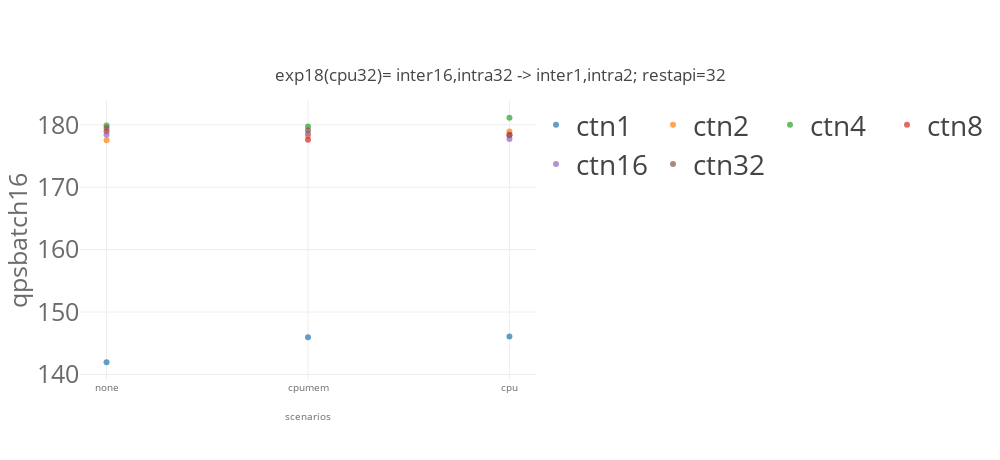
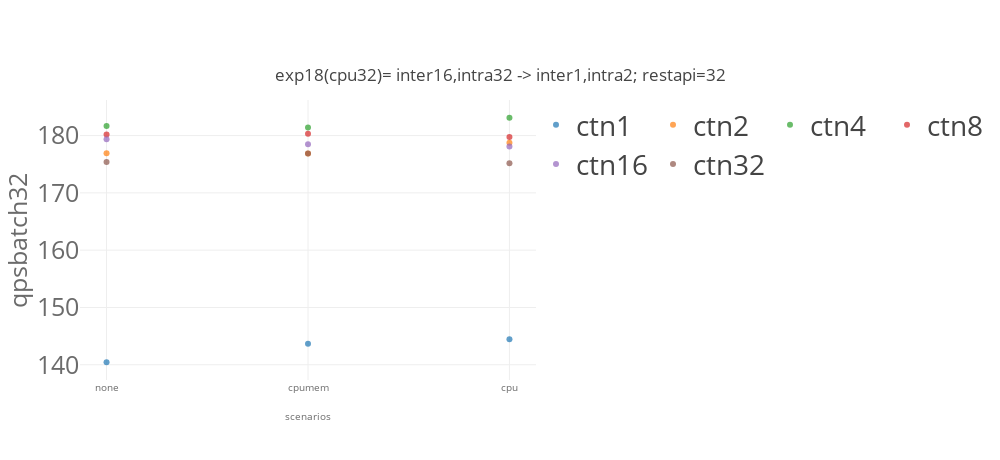
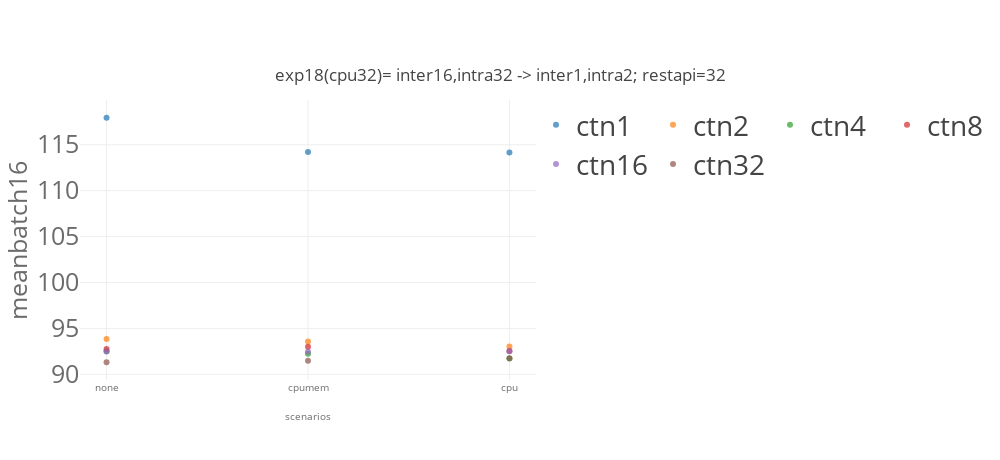
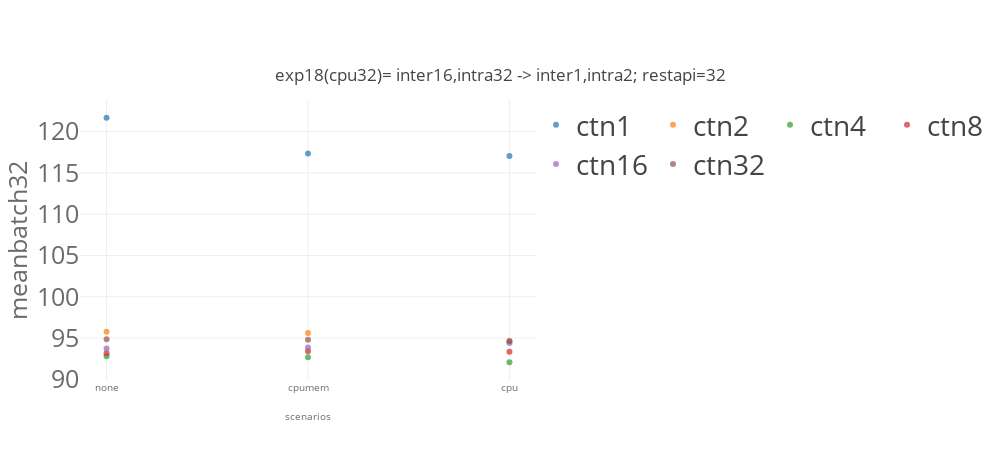

The cell these charts' notebook holds for them, in order:
### Code cell
import matplotlib
import matplotlib.pyplot as plt
import numpy as np
from svglib.svglib import svg2rlg
from reportlab.graphics import renderPDF
from reportlab.pdfgen import canvas

from numpy import percentile, mean, std
import plotly.graph_objects as go

from plotly.offline import init_notebook_mode, iplot

import plotly.io as pio
pio.templates.default = "none"
# pio.templates.default = "simple_white"

import plotly.graph_objects as go
from plotly.subplots import make_subplots
import pandas as pd
# import plotly.express as px

for x in ['qps','mean','p99']:
    for cbatch in [16,32]:
        for model_name in ['resnet']:
            list_traces = []
            for numctn in [1,2,4,8,16,32]: 
                dfg_bench = dfg[(dfg['benchmark']== model_name)  & (dfg['cbatch']==cbatch) & (dfg['numctn']==numctn) &\
                            ((dfg['k8senv']=='none') |\
                             (dfg['k8senv']=='cpumem')| (dfg['k8senv']=='cpumemory'))]
#                 print(dfg_bench)


                #data
                trace = go.Scatter(
                    name="ctn"+str(numctn),
                    x=[ 'none','cpumem','cpu'],
                    y= dfg_bench[x].values.tolist(),
        #             error_y = dict(type='data', array=df1_bench['model_time_std'].values.tolist()),
                    opacity=0.7,
                    mode='markers'
                )
                list_traces.append(trace)



            #layout
            layout = go.Layout(
                title={
                    'text': "exp18(cpu32)= inter16,intra32 -> inter1,intra2; restapi=32" ,
                    'y':0.85,
                    'x':0.5,
                    'xanchor': 'center',
                    'yanchor': 'top'},
                width=1000,
                height=460,
                xaxis=dict(
                    title= "scenarios",
                    tickvals=[ 'none','cpumem','cpu'],
                    titlefont=dict(
                        size=10,
                        color='rgb(107, 107, 107)'
                    ),
                    tickfont=dict(
                        size=10,
                        color='rgb(107, 107, 107)'
                    )
                ),
                yaxis=dict(
                    title= x+"batch"+str(cbatch),
                    automargin=True,
                    titlefont=dict(
                        size=25,
                        color='rgb(107, 107, 107)'
                    ),
                    tickfont=dict(
                        size=25,
                        color='rgb(107, 107, 107)'
                    ),    
                ),
                legend=dict(
                    x=1.0,
                    y=1.0,
                    bgcolor='rgba(255, 255, 255, 0)',
                    bordercolor='rgba(255, 255, 255, 0)',
                    font = dict( size = 28)
                ),
                barmode='group',
                bargap=0.15,
                bargroupgap=0.08
        #         legend_orientation="h"
            )

        data = list_traces
        fig = go.Figure(data=data, layout=layout)
        fig.update_layout(legend_orientation="h")
        fig.show()    

    #     fig.write_image(path + model_name + k8senv +'.pdf')

### Figure 1 — Plotly figure (JSON) as saved in the notebook; plotly's stock layout.template omitted (floating-point values rounded to 4 significant figures)
{"data": [{"mode": "markers", "name": "ctn1", "opacity": 0.7, "type": "scatter", "x": ["none", "cpumem", "cpu"], "y": [142.0, 146.0, 146.1, 146.4, 146.7, 147.8, 146.8, 147.2, 145.9, 146.4, null, null, null, null, null, null, null, null, null, 141.4, 142.2, 144.0, null, null, null, null, null, null, null, null]}, {"mode": "markers", "name": "ctn2", "opacity": 0.7, "type": "scatter", "x": ["none", "cpumem", "cpu"], "y": [177.5, 178.2, 178.9, 180.0, 179.8, 179.5, 180.4, 180.5, 180.5, 180.0, null, null, null, null, null, null, null, null, null, 183.4, null, null, null, null, null, null, null, null, null, null]}, {"mode": "markers", "name": "ctn4", "opacity": 0.7, "type": "scatter", "x": ["none", "cpumem", "cpu"], "y": [179.9, 179.7, 181.1, 181.9, 180.8, 181.9, 180.9, 181.7, 181.5, 181.3, null, null, null, null, null, null, null, null, null, 184.9, null, null, null, null, null, null, null, null, null, null]}, {"mode": "markers", "name": "ctn8", "opacity": 0.7, "type": "scatter", "x": ["none", "cpumem", "cpu"], "y": [178.9, 177.6, 178.4, 179.6, 181.2, 181.3, 180.9, 180.9, 181.0, 180.9, null, null, null, null, null, null, null, null, null, 186.6, null, null, null, null, null, null, null, null, null, null]}, {"mode": "markers", "name": "ctn16", "opacity": 0.7, "type": "scatter", "x": ["none", "cpumem", "cpu"], "y": [178.4, 178.6, 177.7, 177.9, 178.9, 179.3, 180.0, 180.4, 180.8, 179.7, null, null, null, null, null, null, null, null, null, 184.4, null, null, null, null, null, null, null, null, null, null]}, {"mode": "markers", "name": "ctn32", "opacity": 0.7, "type": "scatter", "x": ["none", "cpumem", "cpu"], "y": [179.5, 179.1, 178.3, 179.2, 180.0, 179.3, 176.8, 179.5, 179.2, 181.0, null, null, null, null, null, null, null, null, null, 180.6, null, null, null, null, null, null, null, null, null, null]}], "layout": {"bargap": 0.15, "bargroupgap": 0.08, "barmode": "group", "height": 460, "legend": {"bgcolor": "rgba(255, 255, 255, 0)", "bordercolor": "rgba(255, 255, 255, 0)", "font": {"size": 28}, "orientation": "h", "x": 1, "y": 1}, "title": {"text": "exp18(cpu32)= inter16,intra32 -> inter1,intra2; restapi=32", "x": 0.5, "xanchor": "center", "y": 0.85, "yanchor": "top"}, "width": 1000, "xaxis": {"tickfont": {"color": "rgb(107, 107, 107)", "size": 10}, "tickvals": ["none", "cpumem", "cpu"], "title": {"font": {"color": "rgb(107, 107, 107)", "size": 10}, "text": "scenarios"}}, "yaxis": {"automargin": true, "tickfont": {"color": "rgb(107, 107, 107)", "size": 25}, "title": {"font": {"color": "rgb(107, 107, 107)", "size": 25}, "text": "qpsbatch16"}}}}

### Figure 2 — Plotly figure (JSON) as saved in the notebook; plotly's stock layout.template omitted (floating-point values rounded to 4 significant figures)
{"data": [{"mode": "markers", "name": "ctn1", "opacity": 0.7, "type": "scatter", "x": ["none", "cpumem", "cpu"], "y": [140.4, 143.7, 144.5, 146.3, 148.6, 149.7, 148.0, 147.9, 147.7, 147.6, null, null, null, null, null, null, null, null, null, 139.9, 142.4, 145.9, null, null, null, null, null, null, null, null]}, {"mode": "markers", "name": "ctn2", "opacity": 0.7, "type": "scatter", "x": ["none", "cpumem", "cpu"], "y": [176.9, 176.9, 178.7, 179.0, 178.7, 177.7, 178.0, 177.7, 178.4, 179.0, null, null, null, null, null, null, null, null, null, 182.5, null, null, null, null, null, null, null, null, null, null]}, {"mode": "markers", "name": "ctn4", "opacity": 0.7, "type": "scatter", "x": ["none", "cpumem", "cpu"], "y": [181.7, 181.4, 183.1, 182.5, 183.4, 183.8, 180.8, 183.4, 183.0, 182.7, null, null, null, null, null, null, null, null, null, 186.8, null, null, null, null, null, null, null, null, null, null]}, {"mode": "markers", "name": "ctn8", "opacity": 0.7, "type": "scatter", "x": ["none", "cpumem", "cpu"], "y": [180.2, 180.3, 179.8, 181.2, 181.9, 182.2, 181.9, 181.6, 181.8, 182.0, null, null, null, null, null, null, null, null, null, 186.4, null, null, null, null, null, null, null, null, null, null]}, {"mode": "markers", "name": "ctn16", "opacity": 0.7, "type": "scatter", "x": ["none", "cpumem", "cpu"], "y": [179.4, 178.5, 178.1, 179.0, 179.3, 180.0, 180.8, 181.1, 181.2, 181.0, null, null, null, null, null, null, null, null, null, 184.6, null, null, null, null, null, null, null, null, null, null]}, {"mode": "markers", "name": "ctn32", "opacity": 0.7, "type": "scatter", "x": ["none", "cpumem", "cpu"], "y": [175.4, 176.9, 175.2, 176.0, 176.9, 176.9, 175.4, 176.7, 177.3, 177.1, null, null, null, null, null, null, null, null, null, 177.3, null, null, null, null, null, null, null, null, null, null]}], "layout": {"bargap": 0.15, "bargroupgap": 0.08, "barmode": "group", "height": 460, "legend": {"bgcolor": "rgba(255, 255, 255, 0)", "bordercolor": "rgba(255, 255, 255, 0)", "font": {"size": 28}, "orientation": "h", "x": 1, "y": 1}, "title": {"text": "exp18(cpu32)= inter16,intra32 -> inter1,intra2; restapi=32", "x": 0.5, "xanchor": "center", "y": 0.85, "yanchor": "top"}, "width": 1000, "xaxis": {"tickfont": {"color": "rgb(107, 107, 107)", "size": 10}, "tickvals": ["none", "cpumem", "cpu"], "title": {"font": {"color": "rgb(107, 107, 107)", "size": 10}, "text": "scenarios"}}, "yaxis": {"automargin": true, "tickfont": {"color": "rgb(107, 107, 107)", "size": 25}, "title": {"font": {"color": "rgb(107, 107, 107)", "size": 25}, "text": "qpsbatch32"}}}}

### Figure 3 — Plotly figure (JSON) as saved in the notebook; plotly's stock layout.template omitted (floating-point values rounded to 4 significant figures)
{"data": [{"mode": "markers", "name": "ctn1", "opacity": 0.7, "type": "scatter", "x": ["none", "cpumem", "cpu"], "y": [117.9, 114.2, 114.1, 114.1, 113.5, 112.8, 113.7, 113.6, 114.2, 113.7, null, null, null, null, null, null, null, null, null, 118.6, 118.1, 115.9, null, null, null, null, null, null, null, null]}, {"mode": "markers", "name": "ctn2", "opacity": 0.7, "type": "scatter", "x": ["none", "cpumem", "cpu"], "y": [93.86, 93.57, 93.02, 92.52, 92.65, 92.71, 92.11, 92.25, 92.38, 92.42, null, null, null, null, null, null, null, null, null, 90.94, null, null, null, null, null, null, null, null, null, null]}, {"mode": "markers", "name": "ctn4", "opacity": 0.7, "type": "scatter", "x": ["none", "cpumem", "cpu"], "y": [92.51, 92.25, 91.73, 91.25, 91.65, 91.17, 91.42, 91.23, 91.32, 91.38, null, null, null, null, null, null, null, null, null, 89.37, null, null, null, null, null, null, null, null, null, null]}, {"mode": "markers", "name": "ctn8", "opacity": 0.7, "type": "scatter", "x": ["none", "cpumem", "cpu"], "y": [92.76, 93.0, 92.54, 92.08, 91.48, 91.66, 91.6, 91.7, 91.57, 91.72, null, null, null, null, null, null, null, null, null, 88.76, null, null, null, null, null, null, null, null, null, null]}, {"mode": "markers", "name": "ctn16", "opacity": 0.7, "type": "scatter", "x": ["none", "cpumem", "cpu"], "y": [92.49, 92.46, 92.51, 92.81, 92.04, 91.86, 91.72, 91.67, 91.63, 91.87, null, null, null, null, null, null, null, null, null, 89.16, null, null, null, null, null, null, null, null, null, null]}, {"mode": "markers", "name": "ctn32", "opacity": 0.7, "type": "scatter", "x": ["none", "cpumem", "cpu"], "y": [91.31, 91.46, 91.75, 91.72, 91.58, 91.47, 91.57, 91.62, 91.28, 91.19, null, null, null, null, null, null, null, null, null, 89.31, null, null, null, null, null, null, null, null, null, null]}], "layout": {"bargap": 0.15, "bargroupgap": 0.08, "barmode": "group", "height": 460, "legend": {"bgcolor": "rgba(255, 255, 255, 0)", "bordercolor": "rgba(255, 255, 255, 0)", "font": {"size": 28}, "orientation": "h", "x": 1, "y": 1}, "title": {"text": "exp18(cpu32)= inter16,intra32 -> inter1,intra2; restapi=32", "x": 0.5, "xanchor": "center", "y": 0.85, "yanchor": "top"}, "width": 1000, "xaxis": {"tickfont": {"color": "rgb(107, 107, 107)", "size": 10}, "tickvals": ["none", "cpumem", "cpu"], "title": {"font": {"color": "rgb(107, 107, 107)", "size": 10}, "text": "scenarios"}}, "yaxis": {"automargin": true, "tickfont": {"color": "rgb(107, 107, 107)", "size": 25}, "title": {"font": {"color": "rgb(107, 107, 107)", "size": 25}, "text": "meanbatch16"}}}}

### Figure 4 — Plotly figure (JSON) as saved in the notebook; plotly's stock layout.template omitted (floating-point values rounded to 4 significant figures)
{"data": [{"mode": "markers", "name": "ctn1", "opacity": 0.7, "type": "scatter", "x": ["none", "cpumem", "cpu"], "y": [121.7, 117.3, 117.0, 115.8, 114.2, 113.3, 114.6, 114.4, 114.7, 114.8, null, null, null, null, null, null, null, null, null, 121.8, 119.9, 116.1, null, null, null, null, null, null, null, null]}, {"mode": "markers", "name": "ctn2", "opacity": 0.7, "type": "scatter", "x": ["none", "cpumem", "cpu"], "y": [95.77, 95.61, 94.59, 94.16, 94.41, 94.58, 94.98, 95.14, 94.61, 94.34, null, null, null, null, null, null, null, null, null, 92.71, null, null, null, null, null, null, null, null, null, null]}, {"mode": "markers", "name": "ctn4", "opacity": 0.7, "type": "scatter", "x": ["none", "cpumem", "cpu"], "y": [92.78, 92.68, 92.07, 92.38, 91.68, 91.55, 92.04, 91.63, 91.96, 92.07, null, null, null, null, null, null, null, null, null, 90.16, null, null, null, null, null, null, null, null, null, null]}, {"mode": "markers", "name": "ctn8", "opacity": 0.7, "type": "scatter", "x": ["none", "cpumem", "cpu"], "y": [93.17, 93.39, 93.34, 92.38, 92.45, 92.47, 92.81, 92.78, 92.24, 92.23, null, null, null, null, null, null, null, null, null, 89.97, null, null, null, null, null, null, null, null, null, null]}, {"mode": "markers", "name": "ctn16", "opacity": 0.7, "type": "scatter", "x": ["none", "cpumem", "cpu"], "y": [93.73, 93.85, 94.39, 93.95, 93.51, 92.91, 93.09, 93.11, 92.82, 92.94, null, null, null, null, null, null, null, null, null, 90.8, null, null, null, null, null, null, null, null, null, null]}, {"mode": "markers", "name": "ctn32", "opacity": 0.7, "type": "scatter", "x": ["none", "cpumem", "cpu"], "y": [94.85, 94.78, 94.63, 94.45, 94.72, 94.21, 94.82, 94.78, 94.26, 94.42, null, null, null, null, null, null, null, null, null, 92.85, null, null, null, null, null, null, null, null, null, null]}], "layout": {"bargap": 0.15, "bargroupgap": 0.08, "barmode": "group", "height": 460, "legend": {"bgcolor": "rgba(255, 255, 255, 0)", "bordercolor": "rgba(255, 255, 255, 0)", "font": {"size": 28}, "orientation": "h", "x": 1, "y": 1}, "title": {"text": "exp18(cpu32)= inter16,intra32 -> inter1,intra2; restapi=32", "x": 0.5, "xanchor": "center", "y": 0.85, "yanchor": "top"}, "width": 1000, "xaxis": {"tickfont": {"color": "rgb(107, 107, 107)", "size": 10}, "tickvals": ["none", "cpumem", "cpu"], "title": {"font": {"color": "rgb(107, 107, 107)", "size": 10}, "text": "scenarios"}}, "yaxis": {"automargin": true, "tickfont": {"color": "rgb(107, 107, 107)", "size": 25}, "title": {"font": {"color": "rgb(107, 107, 107)", "size": 25}, "text": "meanbatch32"}}}}
